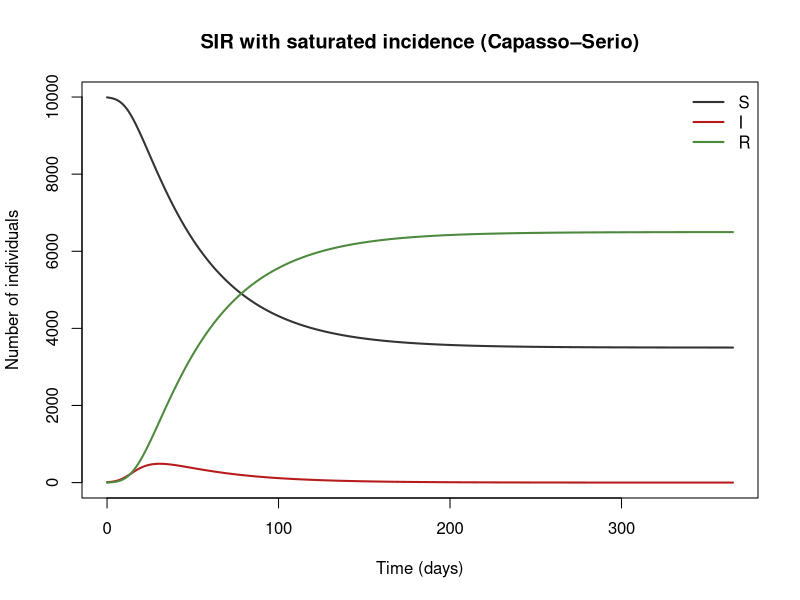

Write the R code that produced this figure.
## SIR with saturated incidence (Capasso–Serio)
## cholera (Bari 1973 epidemic), generic.
## The incidence g(I)S with g bounded represents protective behaviour or saturation at high prevalence.
## Parameter values: 0 of 3 checked against the source; the rest are recalled or illustrative.
## Reference: Capasso V. & Serio G. (1978) "A generalization of the Kermack–McKendrick deterministic epidemic model", Math. Biosci. 42:43–61
## Source: https://doi.org/10.1016/0025-5564(78)90006-8
##
## Generated from a compartmental model diagram (model format v1).
## Regenerating from the same diagram always gives this exact file.
##
## Compartments: S, I, R
## Flows (time unit: days):
##   S -> I  : lambda * S
##   I -> R  : gamma * I

library(deSolve)

# ---- Time ------------------------------------------------------------
times <- seq(0, 365, by = 0.5)  # days

# ---- Parameters ------------------------------------------------------
parameters <- c(
  beta = 5e-5,      # transmission coefficient [illustrative]
  alpha_s = 0.002,  # saturation ("psychological"/crowding) constant (1/person) [illustrative]
  gamma = 0.2       # recovery (1/day) [illustrative]
)

# ---- Initial conditions ----------------------------------------------
state <- c(
  S = 9990,  # susceptible
  I = 10,    # infectious
  R = 0      # recovered
)

# ---- Model equations -------------------------------------------------
sir_saturated_incidence_model <- function(t, state, parameters) {
  with(as.list(c(state, parameters)), {
    # Total population
    N <- S + I + R

    # Derived quantities
    lambda <- beta * I / (1 + alpha_s * I)  # saturating force of infection

    # Rates of change
    dS <- -lambda * S
    dI <- lambda * S - gamma * I
    dR <- gamma * I

    list(c(dS, dI, dR))
  })
}

# ---- Solve -----------------------------------------------------------
out <- ode(y = state, times = times, func = sir_saturated_incidence_model, parms = parameters)
out <- as.data.frame(out)

# ---- Plot ------------------------------------------------------------
compartment_cols <- c(S = "#333333", I = "#B71C1C", R = "#4E8A3E")
matplot(out$time, out[, names(compartment_cols)], type = "l", lty = 1, lwd = 2,
        col = compartment_cols, xlab = "Time (days)", ylab = "Number of individuals",
        main = "SIR with saturated incidence (Capasso–Serio)")
legend("topright", legend = names(compartment_cols), col = compartment_cols,
       lty = 1, lwd = 2, bty = "n")
